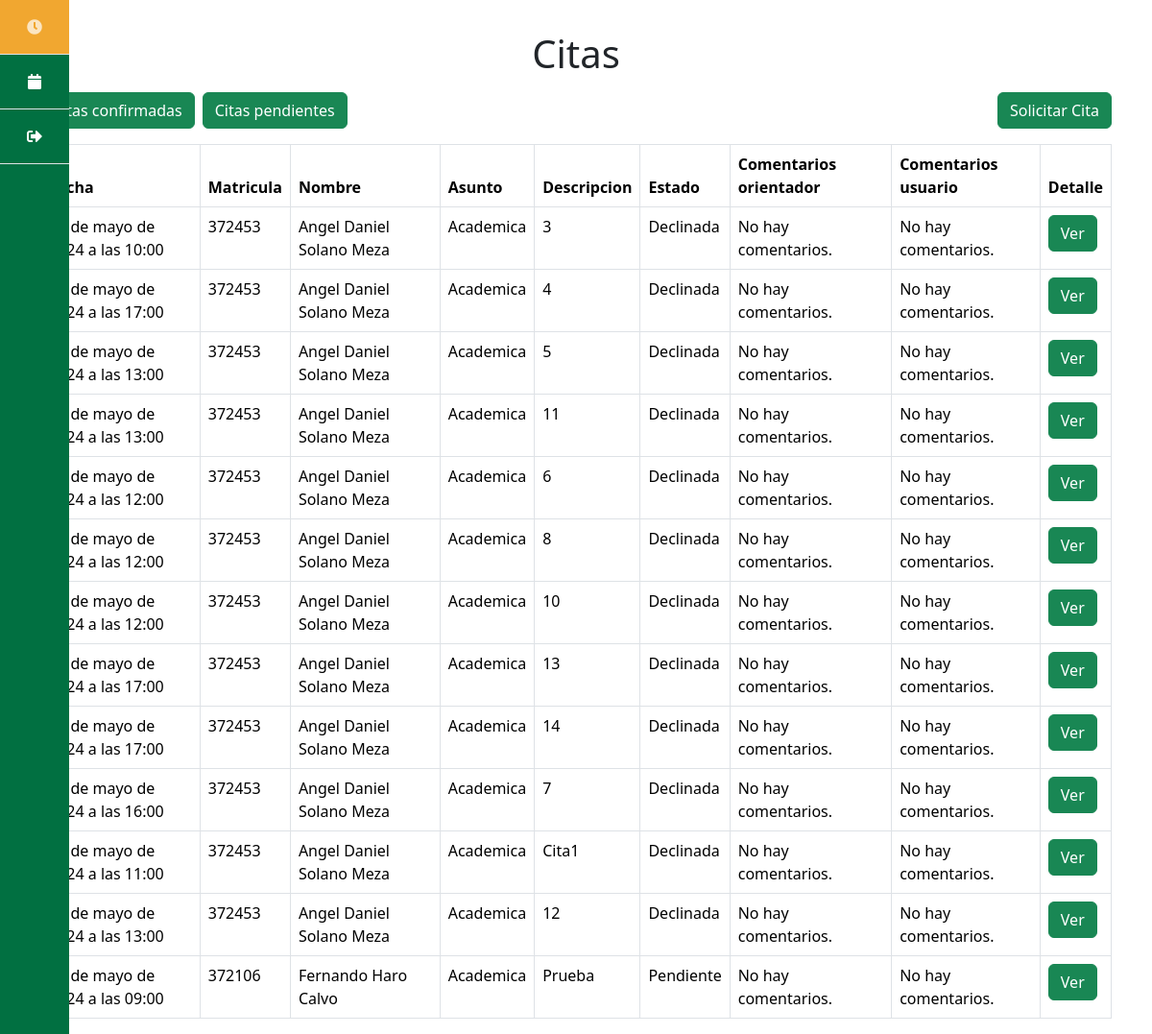
/citas/ (signed in), run on an earlier commit of the app's database.
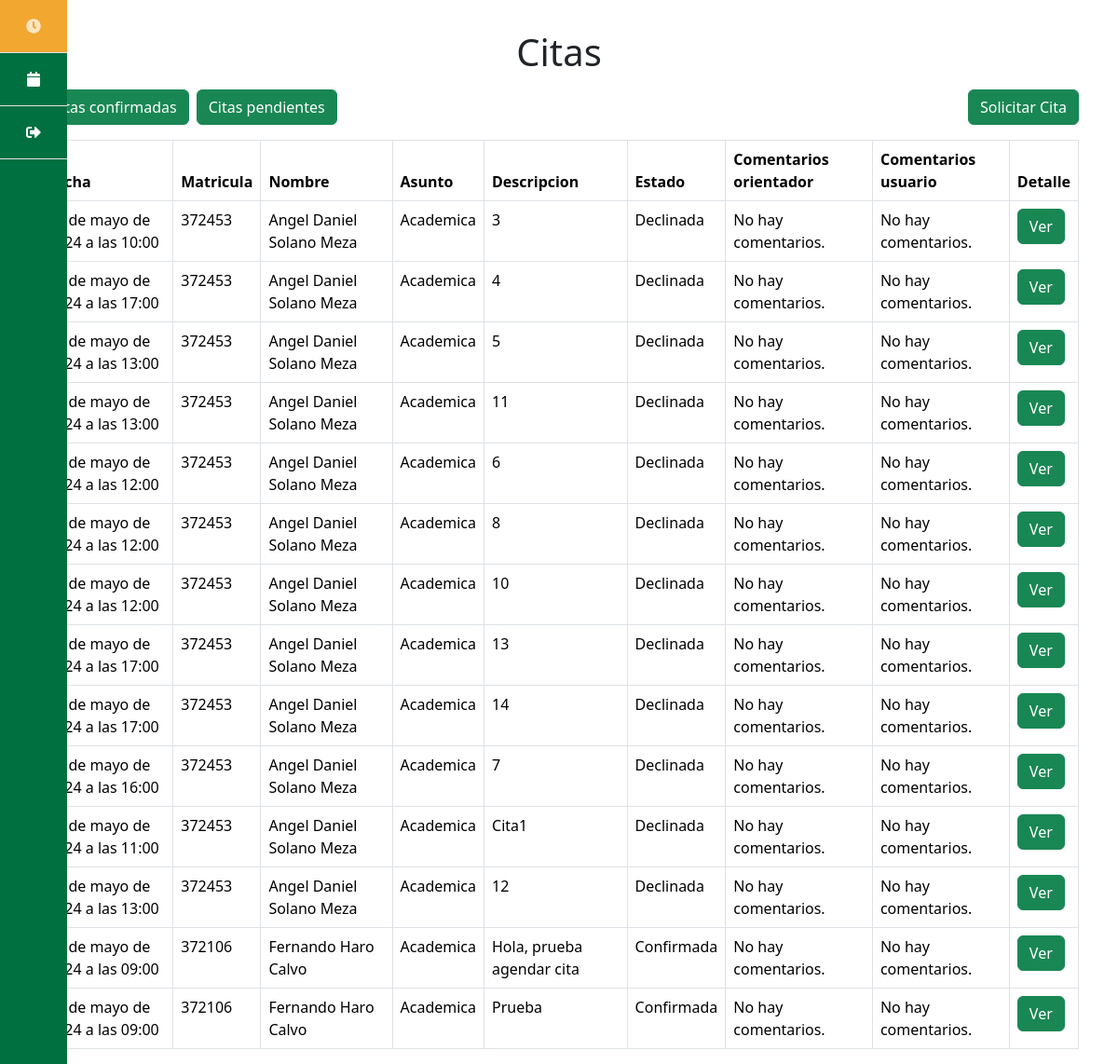
And on a later commit of the database.
### paginas/models.py (models this page shows, shortened)
class Cita(models.Model):
    PENDIENTE = 'Pendiente'
    CONFIRMADA = 'Confirmada'
    DECLINADA = 'Declinada'
    ESTADOS_CITA = [
        (PENDIENTE, 'Pendiente'),
        (CONFIRMADA, 'Confirmada'),
        (DECLINADA, 'Declinada'),
    ]
    HOMBRE = 'Hombre'
    MUJER = 'Mujer'
    PREFIERO_NO_DECIRLO = 'Prefiero no decirlo'
    GENERO = [
        (HOMBRE, 'Hombre'),
        (MUJER, 'Mujer'),
        (PREFIERO_NO_DECIRLO, 'Prefiero no decirlo'),
    ]
    INGENIERIA_CIVIL = 'Ingenieria Civil'
    INGENIERIA_ELECTRONICA = 'Ingenieria en Electronica'
    INGENIERIA_COMPUTACION = 'Ingenieria en Computacion'
    INGENIERIA_INDUSTRIAL = 'Ingenieria Industrial'
    INGENIERIA_NANOTECNOLOGIA = 'Ingenieria en Nanatecnologia'
    INGENIERIA_SOFTWARE = 'Ingenieria en Software'
    BIOINGENIERIA = 'Bioingenieria'
    ARQUITECTURA = 'Arquitectura'
    CARRERAS = [
        (INGENIERIA_CIVIL,  'Ingenieria Civil'),
        (INGENIERIA_ELECTRONICA,  'Ingenieria en Electronica'),
        (INGENIERIA_COMPUTACION,  'Ingenieria en Computacion'),
        (INGENIERIA_INDUSTRIAL,  'Ingenieria Industrial'),
        (INGENIERIA_NANOTECNOLOGIA,  'Ingenieria en Nanotecnologia'),
        (INGENIERIA_SOFTWARE,  'Ingenieria en Software y Tecnologias Emergentes'),
        (BIOINGENIERIA,  'Bioingenieria'),
        (ARQUITECTURA,  'Arquitectura'),
    ]
    ACADEMICA = 'Academica'
    PERSONAL = 'Personal'
    VOCACIONAL = 'Vocacional'
    BAJA = 'Baja'
    PSICOLOGICA = 'Psicologica'
    ASUNTOS = [
        (ACADEMICA, 'Academica'),
        (PERSONAL, 'Personal'),
        (VOCACIONAL, 'Vocacional'),
        (BAJA, 'Baja'),
        (PSICOLOGICA, 'Psicologica'),
    ]
    PRIMERO = '1'
    SEGUNDO = '2'
    TERCERO = '3'
    CUARTO = '4'
    QUINTO = '5'
    SEXTO = '6'
    SEPTIMO = '7'
    OCTAVO = '8'
    NOVENO = '9'
    SEMESTRES = [
        (PRIMERO, '1'),
        (SEGUNDO, '2'),
        (TERCERO, '3'),
        (CUARTO, '4'),
        (QUINTO, '5'),
        (SEXTO, '6'),
        (SEPTIMO, '7'),
        (OCTAVO, '8'),
        (NOVENO, '9'),
    ]
    matricula = models.CharField(max_length=8)
    apellido_paterno = models.CharField(max_length=20)
    apellido_materno = models.CharField(max_length=20)
    nombre = models.CharField(max_length=40)
    descripcion = models.TextField(max_length=200)
    fecha = models.DateTimeField()
    semestre = models.CharField(
        max_length=2,
        choices=SEMESTRES,
        default=PRIMERO
    )
    comentarios_orientador = models.TextField(
        max_length=200,
        default="No hay comentarios."
    )
    comentarios_usuario = models.TextField(
        max_length=200,
        default="No hay comentarios."
    )
    sexo = models.CharField(
        max_length=20,
        choices=GENERO,
        default=PREFIERO_NO_DECIRLO,
    )
    estado = models.CharField(
        max_length=11,
        choices=ESTADOS_CITA,
        default=PENDIENTE,
    )
    carrera = models.CharField(
        max_length=50,
        choices=CARRERAS,
        default=INGENIERIA_SOFTWARE
    )
    asunto = models.CharField(
        max_length=50,
        choices=ASUNTOS,
        default=ACADEMICA
    )
    solicitada = models.DateTimeField(auto_now_add=True)
    user = models.ForeignKey(User, on_delete=models.CASCADE)

### paginas/views.py (the view)
# urls.py: path('citas/', views.citas, name = 'citas'),
def citas(request):
    if request.user.username == 'espy':
        citas = Cita.objects.all().order_by('-fecha')  # VISTA DEL ORIENTADOR
    else:
        citas = Cita.objects.filter(user=request.user).order_by('-fecha')  # VISTA DEL USUARIO
    return render(request, 'citas.html', {
        'citas': citas
    })

### paginas/templates/citas.html
{% extends 'base.html' %} {% block content %}
<h1 class="text-center mt-3 mb-3">Citas</h1>
<div class="d-flex mb-3 justify-content-between">
  <div class="d-flex gap-2">
      <a href="/citas_confirmadas" class="btn btn-success">Citas confirmadas</a>
      <a href="/citas_pendientes" class="btn btn-success">Citas pendientes</a>
  </div>
  <div>
    <a href="/citas/crear" class="btn btn-success">Solicitar Cita</a>
  </div>
</div>
<table class="table table-bordered">
    <thead>
        <tr>
            <th scope="col">Fecha</th>
            <th scope="col">Matricula</th>
            <th scope="col">Nombre</th>
            <th scope="col">Asunto</th>
            <th scope="col">Descripcion</th>
            <th scope="col">Estado</th>
            <th scope="col">Comentarios orientador</th>
            <th scope="col">Comentarios usuario</th>
            {% if user.is_staff %}
            <th scope="col">Acciones</th>
            {% else %}
            <th scope="col">Detalle</th>
            {% endif %}
        </tr>
    </thead>
    <tbody>
        {% for cita in citas %}
        <tr>
            <td>{{ cita.fecha }}</td>
            <td>{{ cita.matricula }}</td>
            <td>
                {{ cita.nombre }} {{cita.apellido_paterno}}
                {{cita.apellido_materno}}
            </td>
            <td>{{ cita.asunto }}</td>
            <td>{{ cita.descripcion }}</td>
            <td>{{ cita.estado }}</td>
            <td>{{ cita.comentarios_orientador }}</td>
            <td>{{ cita.comentarios_usuario }}</td>
            {% if user.is_staff %}
            <td>
                <a href="/citas/{{ cita.id }}" class="btn btn-success"
                    >Editar
                </a>
            </td>
            {% else %}
            <td>
                <a href="/citas/{{ cita.id }}" class="btn btn-success">Ver </a>
            </td>
            {% endif %} {% endfor %}
        </tr>
    </tbody>
</table>
{% endblock %}

What changed in the data, as far as the page shows it:
added Cita: fecha "28 de mayo de 2024 a las 09:00", matricula "372106", nombre "Fernando", apellido_paterno "Haro", apellido_materno "Calvo", asunto "Academica", descripcion "Hola, prueba agendar cita", estado "Confirmada", comentarios_orientador "No hay comentarios.", comentarios_usuario "No hay comentarios."
changed Cita "27 de mayo de 2024 a las 09:00": estado "Pendiente" → "Confirmada"
